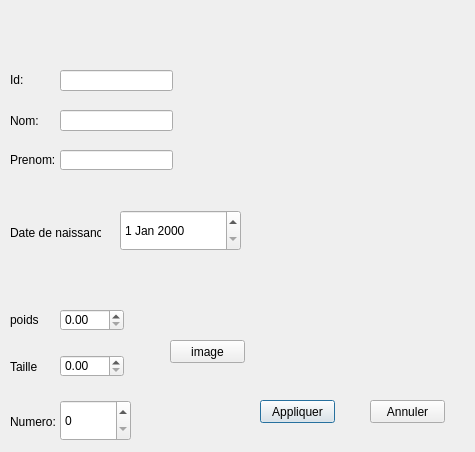
<?xml version="1.0" encoding="UTF-8"?>
<ui version="4.0">
 <class>Dialog</class>
 <widget class="QDialog" name="Dialog">
  <property name="geometry">
   <rect>
    <x>0</x>
    <y>0</y>
    <width>475</width>
    <height>452</height>
   </rect>
  </property>
  <property name="windowTitle">
   <string>Dialog</string>
  </property>
  <widget class="QPushButton" name="Ajouter_joueur">
   <property name="geometry">
    <rect>
     <x>260</x>
     <y>400</y>
     <width>75</width>
     <height>23</height>
    </rect>
   </property>
   <property name="text">
    <string>Appliquer</string>
   </property>
  </widget>
  <widget class="QPushButton" name="pushButton_2">
   <property name="geometry">
    <rect>
     <x>370</x>
     <y>400</y>
     <width>75</width>
     <height>23</height>
    </rect>
   </property>
   <property name="text">
    <string>Annuler</string>
   </property>
  </widget>
  <widget class="QLineEdit" name="in_nom">
   <property name="geometry">
    <rect>
     <x>60</x>
     <y>110</y>
     <width>113</width>
     <height>21</height>
    </rect>
   </property>
   <property name="text">
    <string/>
   </property>
  </widget>
  <widget class="QLineEdit" name="in_prenom">
   <property name="geometry">
    <rect>
     <x>60</x>
     <y>150</y>
     <width>113</width>
     <height>20</height>
    </rect>
   </property>
   <property name="text">
    <string/>
   </property>
  </widget>
  <widget class="QLabel" name="label">
   <property name="geometry">
    <rect>
     <x>10</x>
     <y>114</y>
     <width>47</width>
     <height>14</height>
    </rect>
   </property>
   <property name="text">
    <string>Nom:</string>
   </property>
  </widget>
  <widget class="QLabel" name="label_2">
   <property name="geometry">
    <rect>
     <x>10</x>
     <y>153</y>
     <width>47</width>
     <height>14</height>
    </rect>
   </property>
   <property name="text">
    <string>Prenom:</string>
   </property>
  </widget>
  <widget class="QDateEdit" name="in_date">
   <property name="geometry">
    <rect>
     <x>120</x>
     <y>210</y>
     <width>121</width>
     <height>41</height>
    </rect>
   </property>
  </widget>
  <widget class="QLabel" name="label_3">
   <property name="geometry">
    <rect>
     <x>10</x>
     <y>225</y>
     <width>91</width>
     <height>16</height>
    </rect>
   </property>
   <property name="text">
    <string>Date de naissance:</string>
   </property>
  </widget>
  <widget class="QDoubleSpinBox" name="in_poids">
   <property name="geometry">
    <rect>
     <x>60</x>
     <y>309</y>
     <width>64</width>
     <height>22</height>
    </rect>
   </property>
  </widget>
  <widget class="QLabel" name="label_4">
   <property name="geometry">
    <rect>
     <x>10</x>
     <y>313</y>
     <width>47</width>
     <height>14</height>
    </rect>
   </property>
   <property name="text">
    <string>poids</string>
   </property>
  </widget>
  <widget class="QLabel" name="label_5">
   <property name="geometry">
    <rect>
     <x>10</x>
     <y>360</y>
     <width>47</width>
     <height>14</height>
    </rect>
   </property>
   <property name="text">
    <string>Taille</string>
   </property>
  </widget>
  <widget class="QDoubleSpinBox" name="in_taille">
   <property name="geometry">
    <rect>
     <x>60</x>
     <y>355</y>
     <width>64</width>
     <height>22</height>
    </rect>
   </property>
  </widget>
  <widget class="QLabel" name="image_2">
   <property name="geometry">
    <rect>
     <x>280</x>
     <y>100</y>
     <width>171</width>
     <height>261</height>
    </rect>
   </property>
   <property name="text">
    <string/>
   </property>
  </widget>
  <widget class="QPushButton" name="b_image">
   <property name="geometry">
    <rect>
     <x>170</x>
     <y>340</y>
     <width>75</width>
     <height>23</height>
    </rect>
   </property>
   <property name="text">
    <string>image</string>
   </property>
  </widget>
  <widget class="QLabel" name="label_6">
   <property name="geometry">
    <rect>
     <x>10</x>
     <y>73</y>
     <width>47</width>
     <height>14</height>
    </rect>
   </property>
   <property name="text">
    <string>Id:</string>
   </property>
  </widget>
  <widget class="QLineEdit" name="in_id">
   <property name="geometry">
    <rect>
     <x>60</x>
     <y>70</y>
     <width>113</width>
     <height>21</height>
    </rect>
   </property>
   <property name="text">
    <string/>
   </property>
  </widget>
  <widget class="QSpinBox" name="in_number">
   <property name="geometry">
    <rect>
     <x>60</x>
     <y>400</y>
     <width>71</width>
     <height>41</height>
    </rect>
   </property>
  </widget>
  <widget class="QLabel" name="label_7">
   <property name="geometry">
    <rect>
     <x>10</x>
     <y>415</y>
     <width>47</width>
     <height>14</height>
    </rect>
   </property>
   <property name="text">
    <string>Numero:</string>
   </property>
  </widget>
  <widget class="QLabel" name="label_ajout">
   <property name="geometry">
    <rect>
     <x>0</x>
     <y>0</y>
     <width>481</width>
     <height>451</height>
    </rect>
   </property>
   <property name="text">
    <string/>
   </property>
  </widget>
  <zorder>label_ajout</zorder>
  <zorder>Ajouter_joueur</zorder>
  <zorder>pushButton_2</zorder>
  <zorder>in_nom</zorder>
  <zorder>in_prenom</zorder>
  <zorder>label</zorder>
  <zorder>label_2</zorder>
  <zorder>in_date</zorder>
  <zorder>label_3</zorder>
  <zorder>in_poids</zorder>
  <zorder>label_4</zorder>
  <zorder>label_5</zorder>
  <zorder>in_taille</zorder>
  <zorder>image_2</zorder>
  <zorder>b_image</zorder>
  <zorder>label_6</zorder>
  <zorder>in_id</zorder>
  <zorder>in_number</zorder>
  <zorder>label_7</zorder>
 </widget>
 <resources/>
 <connections/>
</ui>
